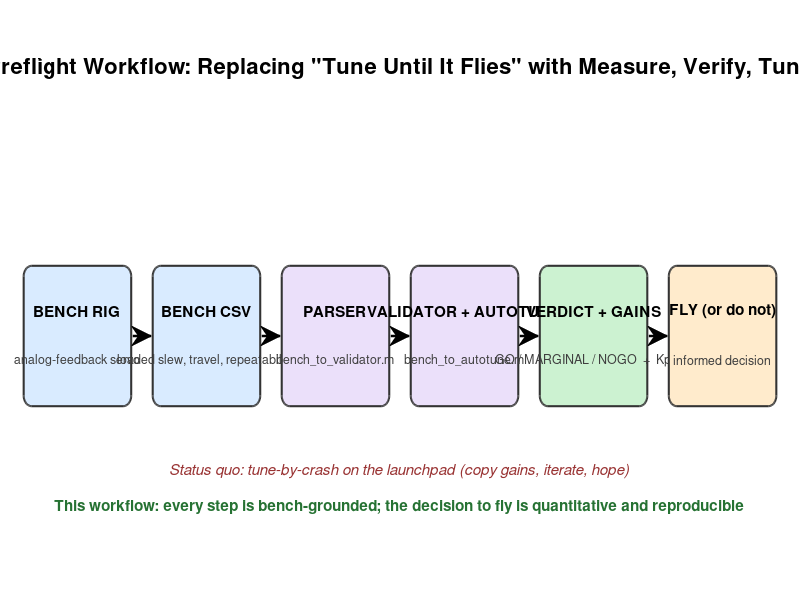

Reproduce this figure in MATLAB.
function generate_preflight_workflow_figure()
%GENERATE_PREFLIGHT_WORKFLOW_FIGURE  One-page diagram of the bench-calibrated
% preflight workflow proposed by this project. Six boxes, five arrows,
% builder-readable language. Saved to results/graphs/.

here = fileparts(mfilename('fullpath'));
gfxdir = fullfile(here, 'results', 'graphs');
if ~exist(gfxdir, 'dir'); mkdir(gfxdir); end

set(groot, 'defaultFigureVisible', 'off');
fig = figure('Position', [80 80 1500 600], 'Color', 'w');
ax = axes('Position', [0.02 0.05 0.96 0.78]); hold(ax, 'on');
axis(ax, 'off'); xlim(ax, [0 100]); ylim(ax, [0 40]);

title_h = title(ax, ['Preflight Workflow: Replacing "Tune Until It Flies" ' ...
    'with Measure, Verify, Tune'], 'FontSize', 16, 'FontWeight', 'bold');
set(title_h, 'Position', [50 42 0]);

% Six-box pipeline: bench rig -> CSV -> parser -> validator -> verdict+gains -> fly
boxes = {
    'BENCH RIG',           'analog-feedback servo';
    'BENCH CSV',           'loaded slew, travel, repeatability';
    'PARSER',              'bench\_to\_validator.m';
    'VALIDATOR + AUTOTUNE','bench\_to\_autotune.m';
    'VERDICT + GAINS',     'GO / MARGINAL / NOGO  +  Kp, Kd';
    'FLY (or do not)',     'informed decision';
};
n = size(boxes, 1);
box_w = 14; box_h = 12;
y_center = 20;
x_centers = linspace(8, 92, n);

face_colors = [ ...
    0.85 0.92 1.00;     % bench
    0.85 0.92 1.00;     % csv
    0.92 0.88 0.98;     % parser
    0.92 0.88 0.98;     % validator
    0.80 0.95 0.82;     % verdict
    1.00 0.92 0.80;     % fly
];

for i = 1:n
    x = x_centers(i);
    rectangle(ax, 'Position', [x - box_w/2, y_center - box_h/2, box_w, box_h], ...
        'Curvature', [0.15 0.15], 'FaceColor', face_colors(i,:), ...
        'EdgeColor', [0.20 0.20 0.20], 'LineWidth', 1.5);
    text(ax, x, y_center + 2.2, boxes{i,1}, 'HorizontalAlignment', 'center', ...
        'FontWeight', 'bold', 'FontSize', 11);
    text(ax, x, y_center - 2.0, boxes{i,2}, 'HorizontalAlignment', 'center', ...
        'FontSize', 9, 'Color', [0.25 0.25 0.25], 'Interpreter', 'tex');
end

% Arrows between boxes
for i = 1:n-1
    x_start = x_centers(i) + box_w/2 + 0.2;
    x_end   = x_centers(i+1) - box_w/2 - 0.2;
    annotation('arrow', ...
        norm_x(ax, [x_start, x_end]), norm_y(ax, [y_center, y_center]), ...
        'LineWidth', 1.8, 'HeadStyle', 'vback2', 'HeadLength', 10, 'HeadWidth', 10);
end

% Status-quo annotation below
text(ax, 50, 8.5, 'Status quo: tune-by-crash on the launchpad (copy gains, iterate, hope)', ...
    'HorizontalAlignment', 'center', 'FontSize', 11, 'Color', [0.60 0.20 0.20], ...
    'FontAngle', 'italic');
text(ax, 50, 5.5, ['This workflow: every step is bench-grounded; ' ...
    'the decision to fly is quantitative and reproducible'], ...
    'HorizontalAlignment', 'center', 'FontSize', 11, 'Color', [0.15 0.45 0.20], ...
    'FontWeight', 'bold');

out_path = fullfile(gfxdir, 'preflight_workflow.png');
try
    exportgraphics(fig, out_path, 'Resolution', 200);
catch
    saveas(fig, out_path);
end
close(fig);
fprintf('Saved: %s\n', out_path);
end


function n = norm_x(ax, x)
% Convert data-x in `ax` to normalized figure coords for `annotation`.
pos = get(ax, 'Position');     % [left bottom w h] in figure units
xlims = xlim(ax);
n = pos(1) + (x - xlims(1)) / (xlims(2) - xlims(1)) * pos(3);
end

function n = norm_y(ax, y)
pos = get(ax, 'Position');
ylims = ylim(ax);
n = pos(2) + (y - ylims(1)) / (ylims(2) - ylims(1)) * pos(4);
end
